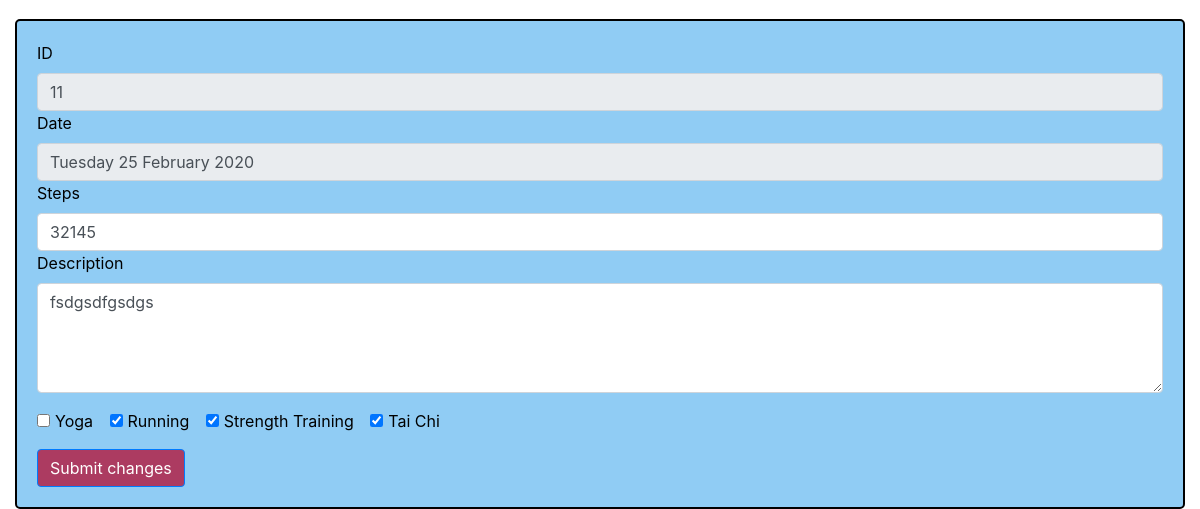
Before: /multi (lower part) with the older database file.
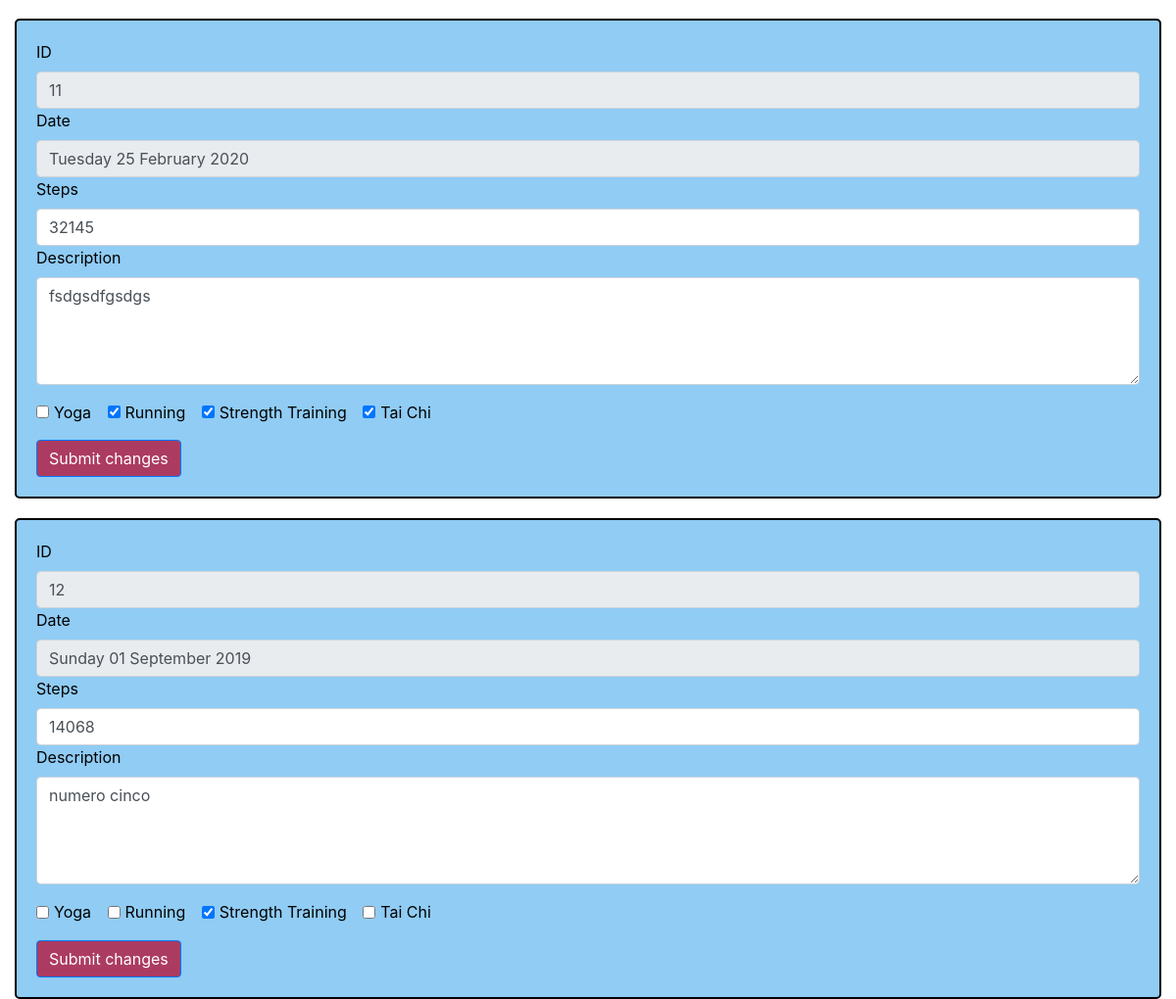
After: the same page with the newer database file.
### app/models.py (models this page shows, shortened)
class JournalEntry(db.Model):
    id = db.Column(db.Integer, primary_key=True)
    date = db.Column(db.Date, default=datetime.datetime.now(), unique=True, index=True)
    steps = db.Column(db.Integer)
    description = db.Column(db.Text())
    yoga = db.Column(db.Boolean, default=False)
    running = db.Column(db.Boolean, default=False)
    strength_training = db.Column(db.Boolean, default=False)
    tai_chi = db.Column(db.Boolean, default=False)
    user_id = db.Column(db.Integer, db.ForeignKey('user.id'))
    def show_pretty_date(self):
        entry_date = self.date.strftime("%A %d %B %Y")
        return entry_date

### app/routes.py (the view)
@app.route('/multi')
def multi_entries():
    entries = JournalEntry.query.all()
    return render_template('multi.html', title="Manage Your Multi Entries", entries=entries)

### app/templates/multi.html (shortened to what this page needs)
{% extends "base.html" %} {% block content %}
<div class='container-fluid'>
    {% for entry in entries %}
    <form method="POST" action="/multi/{{entry.id}}/edit">
        <div class="form-group">
            <label for="id">ID</label>
            <input class="form-control" type="text" value="{{entry.id}}" name="entry_id" readonly>
            <label for="date">Date</label>
            <input class="form-control" type="text" value="{{entry.show_pretty_date()}}" name="entry_date" readonly>
            <label for="steps">Steps</label>
            <input class="form-control" value="{{entry.steps}}" name="new_steps" placeholder={{entry.steps}}>
            <label for="description">Description</label>
            <textarea class="form-control" value="{{entry.description}}" name="new_description" rows="4">{{entry.description}}</textarea>
        </div>
        <div class="form-group">
            <div class="form-check form-check-inline">
                <input class="form-check-input" type="checkbox" name="yoga" id="yoga" value="{{entry.yoga}}" {% if entry.yoga %} checked {% endif %}>
                <label class="form-check-label" for="yoga">Yoga</label>
            </div>
            <div class="form-check form-check-inline">
                <input class="form-check-input" type="checkbox" name="running" id="running" value="{{entry.running}}" {% if entry.running %} checked {% endif %}>
                <label class="form-check-label" for="running">Running</label>
            </div>
            <div class="form-check form-check-inline">
                <input class="form-check-input" type="checkbox" name="strength_training" id="strength_training" value="{{entry.strength_training}}" {% if entry.strength_training %} checked {% endif %}>
                <label class="form-check-label" for="strength_training">Strength Training</label>
            </div>
            <div class="form-check form-check-inline">
                <input class="form-check-input" type="checkbox" name="tai_chi" id="tai_chi" value="{{entry.tai_chi}}" {% if entry.tai_chi %} checked {% endif %}>
                <label class="form-check-label" for="tai_chi">Tai Chi</label>
            </div>
        </div>
        <button type="submit" class="btn btn-primary" value="Edit ">Submit changes</button>
    </form>
    {% endfor %}
</div>
{% endblock %}

Changed rows visible on the page:
added JournalEntry: entry_id "12", entry_date "Sunday 01 September 2019", new_steps "14068", new_description "numero cinco", strength_training "☑"
